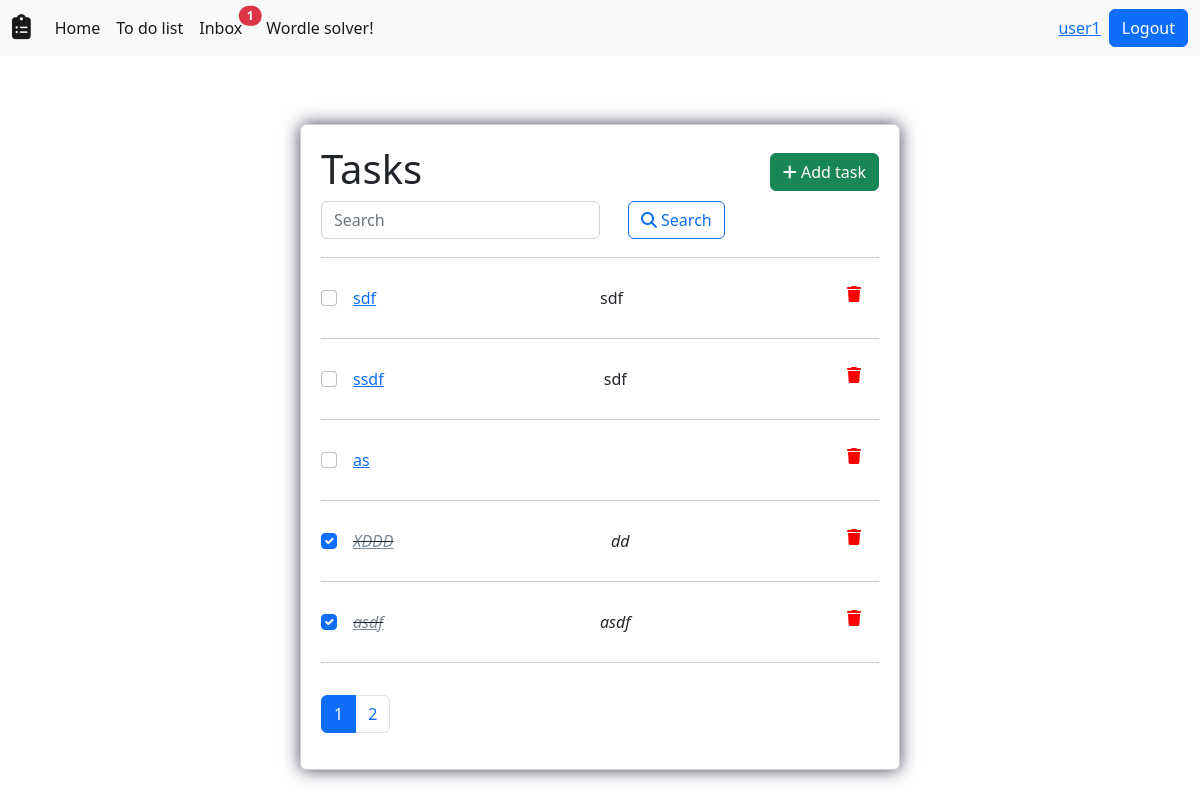
Page /to_do_list/1/ (signed in) on the committed database.
### users/models.py (models this page shows)
class Profile(models.Model):
    user = models.OneToOneField(User, on_delete=models.CASCADE,blank=True,null=True)
    @property
    def unread_messages(self):
        unread = Message.objects.filter(recipient=self.user,is_read=False).count()
        return unread

### to_do_app/models.py (models this page shows)
class Task(models.Model):
    owner = models.ForeignKey(User,on_delete=models.CASCADE)
    title = models.CharField(max_length=100)
    body = models.TextField(max_length=500,blank=True,null=True)
    done = models.BooleanField(default=False)
    created = models.DateTimeField(auto_now_add=True)
    id = models.UUIDField(default=uuid.uuid4,unique=True,
                            primary_key=True,editable=False)
    class Meta:
        ordering = ['-created']

### to_do_app/views.py (the view, shortened to what this page needs)
# urls.py: path('to_do_list/<int:page>/',views.to_do_list,name='to_do_list'),
@login_required(login_url='login')
def to_do_list(request,page):
    search_query = ''
    tasks = Task.objects.filter(owner=request.user)
    paginator = Paginator(tasks,5)
    tasks = paginator.page(page)
    context = {'tasks':tasks,
                'paginator':paginator,
                'current_page':page,
                'search_query':search_query}
    return render(request,'to_do_app/to_do_list.html',context)

### to_do_app/templates/to_do_app/to_do_list.html (shortened to what this page needs)
{% extends 'base.html' %}
{% block content %}
<div class="center">
    <div class="card">
        <div class="card_head mb-3">
            <h1>Tasks</h1>
            <form action="{% url 'to_do_list' 1 %}" method="get" name='myForm'>
                <div style='display:flex;position:relative;'>
                    <input class="form-control me-2" type="search" name='search' value='{{search_query}}' placeholder="Search" aria-label="Search" style='width:50%;' id='search_query'>
                    <button class="btn btn-outline-primary" type="submit" style='position:absolute;left:55%;'><i class="fa-solid fa-magnifying-glass"></i> Search</button>
                </div>
            </form>
            <div class="add_task">
                <a class='btn btn-success' href={% url 'create_task' %}><i class="fa-solid fa-plus fa-beat"></i> Add task</a>
            </div>
        </div>
        {% if tasks %}
            {% for task in tasks %}
            <hr>
                {% if task.done %}
                <div class="task">
                    <form action="" method="GET" name='taskDoneForm'>
                        <input class="form-check-input checkbox" type="checkbox" checked>
                    </form>
                    <i><s><a class='task_title task_done' href="{% url 'task' task.id %}?page={{current_page}}"><p>{{task.title}}</p></a></s></i>
                    <i><p>{{task.body|slice:'20'}}</p></i>
                    <a class='task_delete' href="{% url 'delete_task' task.id %}"><i class="fa-solid fa-trash"></i></a>
                </div>
                {% else %}
                <div class="task">
                    <form action="" method="GET">
                        <input class="form-check-input checkbox" type="checkbox">
                    </form>
                    <a class='task_title' href="{% url 'task' task.id %}?page={{current_page}}"><p>{{task.title}}</p></a>
                    <p>{{task.body|slice:'20'}}</p>
                    <a class='task_delete' href="{% url 'delete_task' task.id %}"><i class="fa-solid fa-trash"></i></a>
                </div>
                {% endif %}
            {% endfor %}
            {% if paginator.num_pages > 1 %}
            <hr>
            <nav aria-label="..." class='mt-3'>
                <ul class="pagination">
                    {% for page in paginator.page_range %}
                    {% if page == current_page %}
                    <li class="page-item active" aria-current="page">
                        <span class="page-link">{{page}}</span>
                    </li>
                    {% else %}
                    <li class="page-item"><a class="page-link" href="{% url 'to_do_list' page %}?search={{search_query}}">{{page}}</a></li>
                    {% endif %}
                    {% endfor %}
                </ul>
              </nav>
            {% endif %}
        {% else %}
        <h6 class='mt-3' style='color:tomato;'>You have no tasks</h6>
        {% endif %}
    </div>
</div>
{% endblock content %}

### templates/base.html (shortened to what this page needs)
<html lang="en">
    {% load static %}
<head>
    <link rel="stylesheet" href={% static 'main.css' %} type='text/css'>
    <link href="https://cdn.jsdelivr.net/npm/bootstrap@5.2.3/dist/css/bootstrap.min.css" rel="stylesheet">
</head>
<body>
    <nav class="navbar navbar-expand-lg bg-light">
        <div class="container-fluid">
            <a class="navbar-brand" href="{% url 'home' %}">
                <i class="fa-solid fa-clipboard-list fa-lg" id='logo'></i>
            </a>
          <div class="collapse navbar-collapse" id="navbarSupportedContent">
            <ul class="navbar-nav me-auto mb-2 mb-lg-0">
              <li class="nav-item">
                <a class="nav-link active" aria-current="page" href="{% url 'home' %}">Home</a>
              </li>
              <li class="nav-item">
                <a class="nav-link active" href="{% url 'to_do_list' 1 %}">To do list</a>
              </li>
              <li class="nav-item"  style='margin-right:.5em;'>
                <a class="nav-link active" href="{% url 'inbox' 1 %}" style='position:relative;'>Inbox
                  {% if request.user.profile.unread_messages > 0 %}
                    <span class="position-absolute top-10 start-100 translate-middle badge rounded-pill bg-danger">
                      {{request.user.profile.unread_messages}}
                    </span>
                  {% endif %}
                </a>
              </li>
              <li class="nav-item">
                <a class="nav-link active" href="{% url 'wordle_solver' %}">Wordle solver!</a>
              </li>
            </ul>
            {% if user.is_authenticated %}
                <a href={% url 'account' %}>{{request.user.username}}</a>
                <a class="btn btn-primary ms-2" href="{% url 'logout' %}" role="button">Logout</a>
            {% else %}
                <a class="btn btn-outline-primary " href="{% url 'login' %}" role="button">Login</a>
                <a class="btn btn-primary ms-2" href="{% url 'register' %}" role="button">Register</a>
            {% endif %}
          </div>
        </div>
    </nav>
{% block content %}
{% endblock content %}
</body>
</html>

### static/main.css (style rules this page uses)
body { background-color:#FFFAFA; height:auto; font-family: Tahoma; }
.center { display: flex; flex-direction: column; justify-content: center; align-items: center; height: 80vh; height:auto; margin:3em 0 3em 0; }
.card { background-color: #F5F5F5; -webkit-box-shadow: 0px 0px 17px 0px rgba(66, 68, 90, 1); -moz-box-shadow: 0px 0px 17px 0px rgba(66, 68, 90, 1); box-shadow: 0px 0px 17px 0px rgba(66, 68, 90, 1); border-radius: 10px; margin: 20px; padding: 20px; width: 600px; flex-direction: column; flex-direction: row; position: relative; }
.card_head { height: 5em; position: relative; }
.add_task { position:absolute; right: 0px; top: .5em; }
div.add_task a { color: white; }
.task { display: grid; grid-template-columns: 2em auto auto 2em; height: 3em; padding-top: 0.75em; }
.task_title { left: 2em; top: 0.75em; }
.task_delete { top: 1em; right: 2em; color:red; }
.task_done { color: #778899 ; }

### rows in the picture
Task: title "sdf", body "sdf"
Task: title "ssdf", body "sdf"
Task: title "as"
Task: title "XDDD", body "dd"
Task: title "asdf", body "asdf"

### other values in the picture
{{ request.user.profile.unread_messages }} "1"
{{ request.user.username }} "user1"
{{ page }} "1"
{{ page }} "2"
